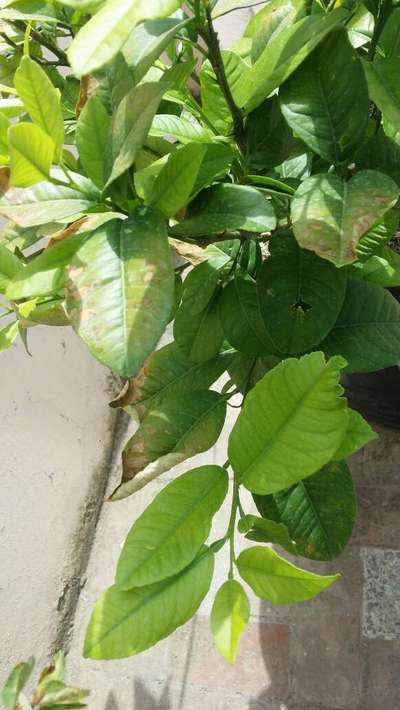
#> input picture PlantClassificationModels/Segmented Herbal Leaf Images/Citrus Limon (Lemon)/6.png, 400 x 710 px, found by its file name; its folder holds only this picture in this run
$ jupyter execute --allow-errors DatasetCreator.ipynb
#> lines starting #> are read from the running program, lines starting #| are printed output that depends on the picture
[cell 1]
import os
import tensorflow
from PIL import Image, ImageDraw
import math
import pandas as pd
from tqdm import tqdm
import random
import shutil
import numpy as np

from statistics import mean

[cell 2]
folder_sources = []
Orig_Dataset_path = "Segmented Herbal Leaf images"
New_Dataset_path = "Transformed"

for file in os.listdir(Orig_Dataset_path):
    folder_sources.append(file)

print(folder_sources)

[cell 3]
for folder in folder_sources:
    f_ = os.path.join(New_Dataset_path, folder)
    if not os.path.exists(f_):
        os.mkdir(f_)
        print("Created Path:", f_)

[cell 4]
# Degrees is in radians
def calculate_new_coords(degrees, x, y, iw, ih):
    # [4 lines of commented-out code are left out]

    res_x = iw / 2 + (x - iw / 2) * math.cos(degrees) - (y - ih / 2) * math.sin(degrees)
    res_y = ih / 2 + (x - iw / 2) * math.sin(degrees) + (y - ih / 2) * math.cos(degrees)

    return (res_x, res_y)

def mean_upper_limit(limit, mean): return mean + (limit - mean) / 2

def mean_lower_limit(limit, mean): return mean - (limit - mean) / 2

[cell 5]
BASE_IMAGE_SIZE = ((100, 100))
BASE_CANVAS_SIZE = ((200, 200))
X_VARIATIONS = 1
Y_VARIATIONS = 1
ROTATION_VARIATION = 16
ROTATION_DEGREES = 360 / ROTATION_VARIATION
DRAW_BOUNDING_BOX = False
BORDER_WIDTH = 5
BORDER_COLOR = "Blue"

[cell 6]
for folder in tqdm(folder_sources):
    current_folder_dict = {
        "image_name" : [],
        "x0" : [],
        "y0" : [],
        "x1" : [],
        "y1" : [],
        "class" : []
    }

    for image in os.listdir(os.path.join(Orig_Dataset_path, folder)):
        print(image)

        current_image = Image.open(os.path.join(Orig_Dataset_path, folder, image))
#> current_image is the input picture: PIL image 400x710 RGB; mean R, G, B 124, 142.8, 86.1
        _ = current_image.copy()
        r = list(_.getdata(0))
#> r = 284000 items
        g = list(_.getdata(1))
#> g = 284000 items
        b = list(_.getdata(2))
#> b = 284000 items


        upper_bounds = (mean_upper_limit(255, mean(r)), mean_upper_limit(255, mean(g)), mean_upper_limit(255, mean(b)))
#> upper_bounds = (189.5, 198.9, 170.6)
        lower_bounds = (mean_lower_limit(20, mean(r)), mean_lower_limit(0, mean(g)), mean_lower_limit(0, mean(b)))
#> lower_bounds = (176, 214.2, 129.2)
        upper_bounds = tuple([int(x) for x in upper_bounds])
#> upper_bounds = (189, 198, 170)
        lower_bounds = tuple([int(x) for x in lower_bounds])
#> lower_bounds = (175, 214, 129)
        # print(max(upper_bounds))
        # print(max(lower_bounds))
        upper_bounds = tuple([x if x == max(upper_bounds) else 255 for x in upper_bounds])
#> upper_bounds = (255, 198, 255)
        lower_bounds = tuple([x if x == min(lower_bounds) else 0 for x in lower_bounds])
#> lower_bounds = (0, 0, 129)

        current_image.thumbnail(BASE_IMAGE_SIZE)
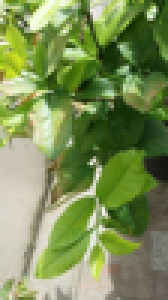
#> current_image: PIL image 56x100 RGB (shown 3 times larger); mean R, G, B 123.8, 142.7, 86

        x0, y0 = (0, 0)
        x1, y1 = current_image.size
#> x1 = 56; y1 = 100
        iw, ih = current_image.size
#> iw = 56; ih = 100

        # Rotate Image
        for i in range(ROTATION_VARIATION + 1):
            current_degrees = int(i * ROTATION_DEGREES)

            rotated_image = current_image.copy()
            rotated_image = rotated_image.rotate(current_degrees, expand=True)

            r_i_width, r_i_height = rotated_image.size

            original_bbox_coords = [(x0, y0), (x1, y0), (x1, y1), (x0, y1)]
            _degrees = math.radians(current_degrees)


            new_coords = [calculate_new_coords(_degrees, x, y, iw, ih) for x, y in original_bbox_coords]
            x_min, x_max = 0, iw
            y_min, y_max = 0, ih

            for x, y in new_coords:
                x_min = min(x, x_min)
                y_min = min(y, y_min)
                x_max = max(x, x_max)
                y_max = max(y, y_max)

            excess_neg_x = abs(min(0, x_min))
            excess_neg_y = abs(min(0, y_min))

            final_bbox_coords = [(x_min, y_min), (x_max, y_max)]
            final_bbox_coords = [(x + excess_neg_x, y + excess_neg_y) for x, y in final_bbox_coords]
            #final_bbox_coords = new_coords

            # Transposition
            c_w , c_h = BASE_CANVAS_SIZE

            x_steps = abs(r_i_width - c_w) / X_VARIATIONS
            y_steps = abs(r_i_height - c_h) / Y_VARIATIONS

            for y in range(Y_VARIATIONS + 1):
                for x in range(X_VARIATIONS + 1):


                    min_r, min_g, min_b = lower_bounds
                    max_r, max_g, max_b = upper_bounds

                    r_arr = np.random.randint(min_r, max_r + 1, size=(BASE_CANVAS_SIZE[0], BASE_CANVAS_SIZE[1], 1))
                    g_arr = np.random.randint(min_g, max_g + 1, size=(BASE_CANVAS_SIZE[0], BASE_CANVAS_SIZE[1], 1))
                    b_arr = np.random.randint(min_b, max_b + 1, size=(BASE_CANVAS_SIZE[0], BASE_CANVAS_SIZE[1], 1))

                    img_arr = np.concatenate((r_arr, g_arr, b_arr), axis=2)

                    canvas = Image.fromarray(img_arr.astype('uint8')).convert('RGB')

                    x_movement, y_movement = int(x_steps) * x, int(y_steps) * y

                    canvas.paste(rotated_image, (x_movement, y_movement))


                    transposed_bbox_coords = [(x + x_movement, y + y_movement) for x, y in final_bbox_coords]
                    #print(transposed_bbox_coords)

                    if DRAW_BOUNDING_BOX:
                        _d = ImageDraw.Draw(canvas)
                        _d.rectangle(transposed_bbox_coords, width=BORDER_WIDTH, outline=BORDER_COLOR)

                    # display(canvas)

                    c0, c1 = transposed_bbox_coords
                    _x0, _y0 = c0
                    _x1, _y1 = c1


                    current_folder_dict["x0"].append(_x0 / c_w)
                    current_folder_dict["y0"].append(_y0 / c_h)
                    current_folder_dict["x1"].append(_x1 / c_w)
                    current_folder_dict["y1"].append(_y1 / c_h)
                    current_folder_dict["class"].append(folder)

                    image_name = f"{New_Dataset_path}/{folder}/{image.replace('.jpg', '')}_{current_degrees}_{x}_{y}.jpg"
                    canvas.save(image_name)
                    current_folder_dict["image_name"].append(image_name)
#> this loop made 17 passes
#> pass 1, `canvas.save(image_name)`:
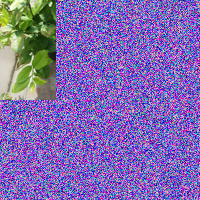
#> saved as 6.png_0_0_0.jpg: PIL image 200x200 RGB; mean R, G, B 127.6, 105.2, 177
#> pass 1, `canvas.save(image_name)`:
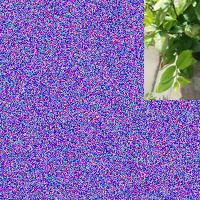
#> saved as 6.png_0_1_0.jpg: PIL image 200x200 RGB; mean R, G, B 127.2, 105, 177.1
#> pass 1, `canvas.save(image_name)`:
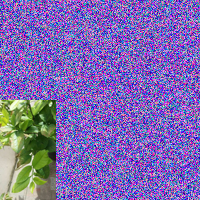
#> saved as 6.png_0_0_1.jpg: PIL image 200x200 RGB; mean R, G, B 126.6, 105, 177.2
#> pass 1, `canvas.save(image_name)`:
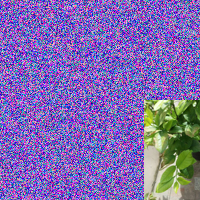
#> saved as 6.png_0_1_1.jpg: PIL image 200x200 RGB; mean R, G, B 127, 105, 177.1
#> after the loop:
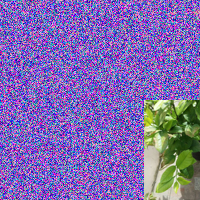
#> canvas: PIL image 200x200 RGB; mean R, G, B 127.4, 105.2, 177.3

                    # Only 1
                    # break

                # Only 1
                # break
            # Only 1 Rotation
            # break
        # Test Only 1 Picture
        # break


    df_current_folder = pd.DataFrame(current_folder_dict)
    #print(df_current_folder.head())
    df_current_folder.to_csv(f"{New_Dataset_path}/{folder}/annotations.csv")

    # Test Only 1 Folder
    # break

#> (a cell that did not finish here is left out)

[cell 8]
appended_files = []
#> (the rest of this cell did not finish here and is left out)

#> (a cell that did not finish here is left out)

#> (a cell that did not finish here is left out)

#> (a cell that did not finish here is left out)

#> (a cell that did not finish here is left out)

[cell 13]
tf_Dataset_path = "TF_DATASET"

# -- Data
# ----- Train
# ------- Class A
# ------- Class B
# ------- Class C
# ----- Val
# ------- Class A
# ------- Class B
# ------- Class C


if not os.path.exists(tf_Dataset_path):
    os.mkdir(tf_Dataset_path)

if not os.path.exists(os.path.join(tf_Dataset_path, "train")):
    os.mkdir(os.path.join(tf_Dataset_path, "train"))

if not os.path.exists(os.path.join(tf_Dataset_path, "valid")):
    os.mkdir(os.path.join(tf_Dataset_path, "valid"))

if not os.path.exists(os.path.join(tf_Dataset_path, "test")):
    os.mkdir(os.path.join(tf_Dataset_path, "test"))

for folder in folder_sources:
    if not os.path.exists(os.path.join(tf_Dataset_path, "train", folder)):
        os.mkdir(os.path.join(tf_Dataset_path, "train", folder))

    if not os.path.exists(os.path.join(tf_Dataset_path, "test", folder)):
        os.mkdir(os.path.join(tf_Dataset_path, "test", folder))
